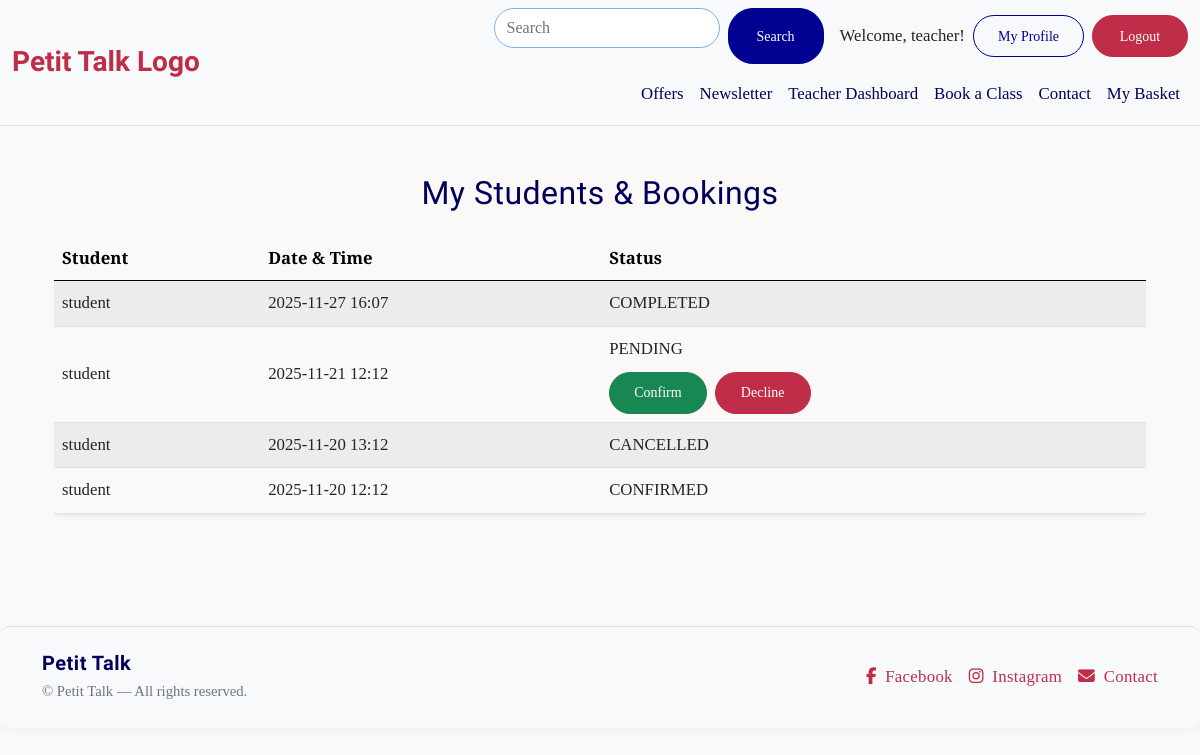
The app's page /bookings/dashboard/teacher/ (signed in), older data.
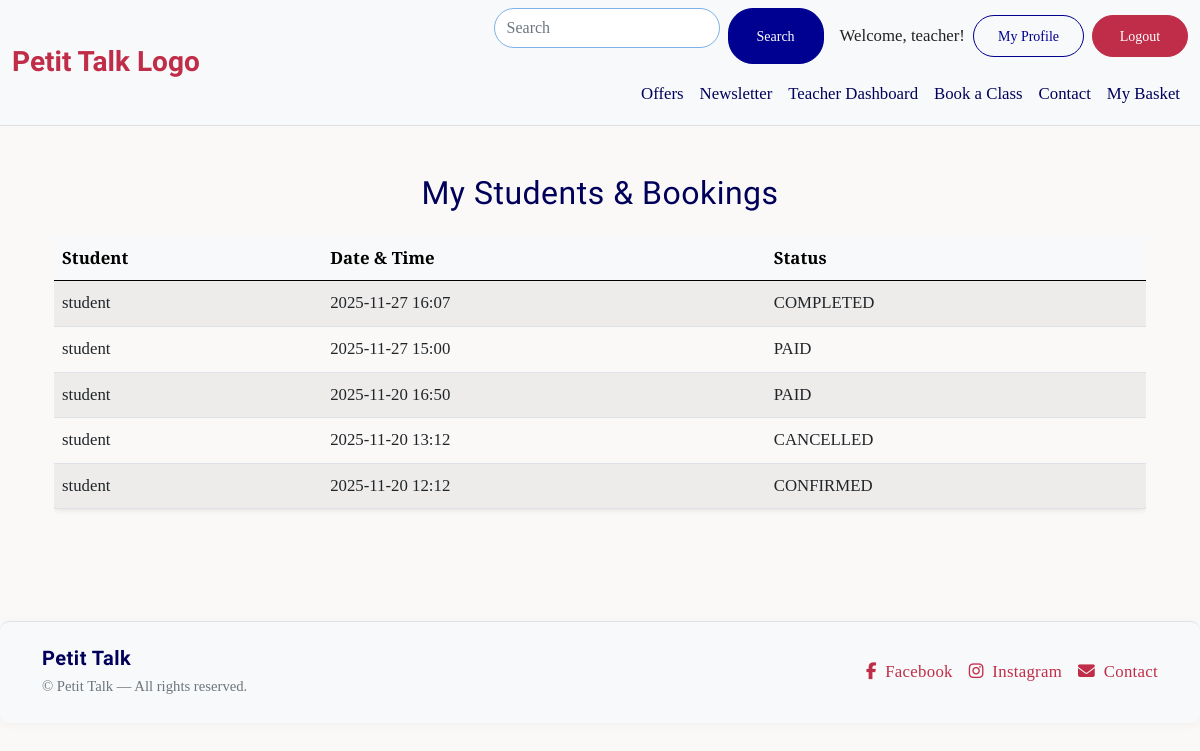
The same page, newer data.
### bookings/models.py (models this page shows, shortened)
class Booking(models.Model):
    student = models.ForeignKey(
        User, on_delete=models.CASCADE, related_name='student_bookings'
    )
    teacher = models.ForeignKey(
        User, on_delete=models.CASCADE, related_name='teacher_bookings'
    )
    scheduled_time = models.DateTimeField()
    purpose = models.TextField(blank=True)
    status = models.CharField(
        max_length=10, choices=BOOKING_STATUS, default='PENDING'
    )
    created_at = models.DateTimeField(auto_now_add=True)
    class Meta:
        ordering = ['-scheduled_time']
        unique_together = ('teacher', 'scheduled_time')  #Avoid double-booking for teachers

### bookings/views.py (the view)
# urls.py: path("dashboard/teacher/", views.teacher_dashboard, name="teacher_dashboard"),
@login_required
def teacher_dashboard(request):
    if not request.user.profile.is_teacher:
        messages.error(request, "You are not authorized to access the teacher dashboard.")
        return redirect("home")
    bookings = Booking.objects.filter(teacher=request.user).order_by("-scheduled_time")
    return render(request, "bookings/teacher_dashboard.html", {"bookings": bookings})

### bookings/templates/bookings/teacher_dashboard.html (shortened to what this page needs)
{% extends "base.html" %}
{% load static %}
{% block content %}
<div class="container py-4">
    <h2 class="mb-4 text-center">My Students & Bookings</h2>
    {% if bookings %}
    <div class="table-responsive">
        <table class="table table-striped align-middle shadow-sm rounded">
            <thead class="table-light">
                <tr>
                    <th>Student</th>
                    <th>Date & Time</th>
                    <th>Status</th>
                </tr>
            </thead>
            <tbody>
                {% for booking in bookings %}
                <tr>
                    <td>{{ booking.student.username }}</td>
                    <td>{{ booking.scheduled_time|date:"Y-m-d H:i" }}</td>
                    <td class="fw-semibold text-capitalize">
                        {{ booking.status }}
                        {% if booking.status == "PENDING" %}
                        <div class="mt-2 d-flex gap-2">
                            <a href="{% url 'confirm_booking' booking.id %}" class="btn btn-success btn-sm">
                                Confirm
                            </a>
                            <a href="{% url 'decline_booking' booking.id %}" class="btn btn-danger btn-sm">
                                Decline
                            </a>
                        </div>
                        {% endif %}
                    </td>
                </tr>
                {% endfor %}
            </tbody>
        </table>
    </div>
    {% else %}
    <p class="text-center text-muted mt-4">
        No bookings yet.
    </p>
    {% endif %}
</div>
{% endblock %}

Row changes from the older to the newer data that the page shows:
removed Booking: student.username "student", scheduled_time "2025-11-21 12:12", status "PENDING", shows "Confirm"
added Booking: student.username "student", scheduled_time "2025-11-27 15:00", status "PAID"
added Booking: student.username "student", scheduled_time "2025-11-20 16:50", status "PAID"
